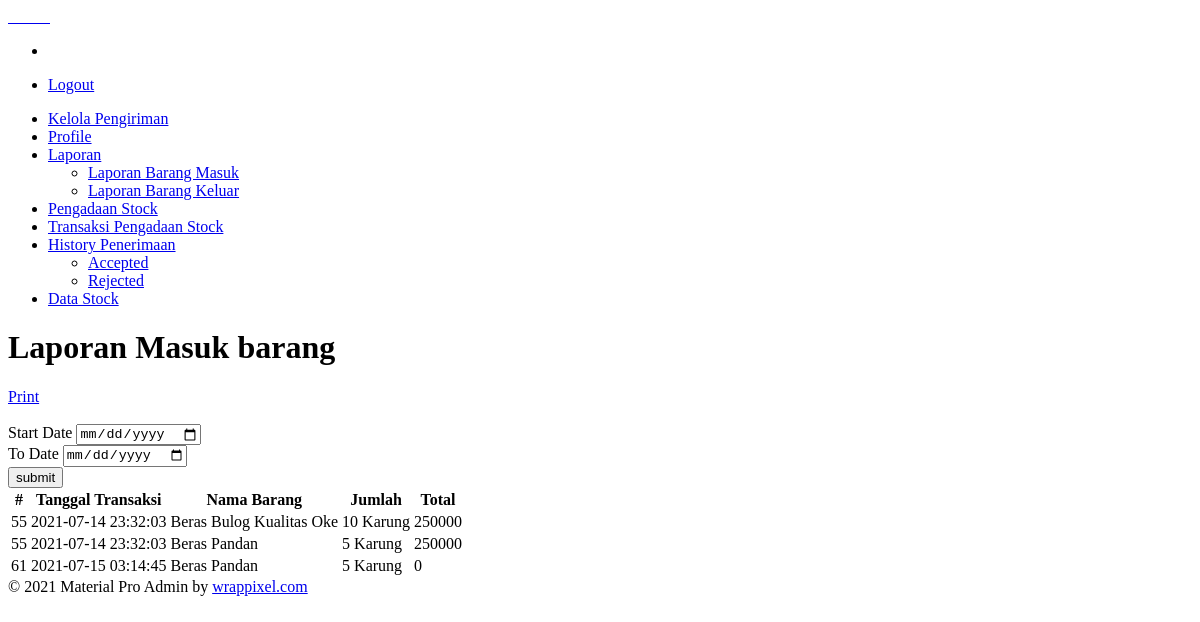
Page /gudang/index.php?page=laporanmasuk (signed in) on the earlier database version.
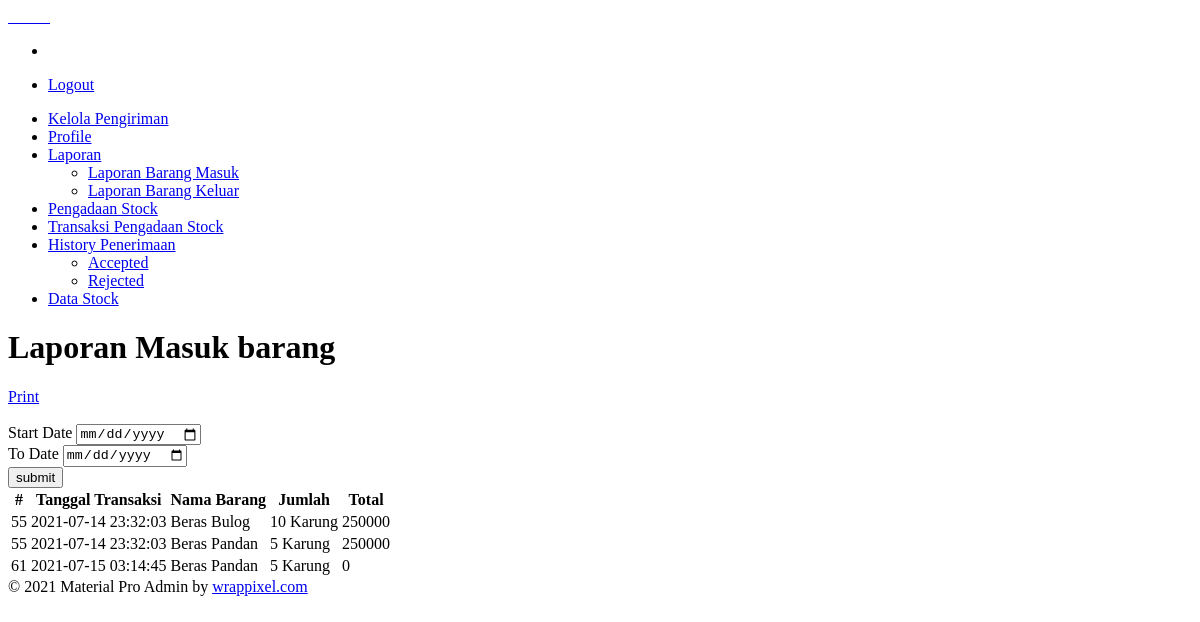
Same page on the later database version.
### tables this page shows
CREATE TABLE `tb_pengadaan_stock_detail` (
  `id` int(11) NOT NULL,
  `id_pengadaan_stock` int(11) NOT NULL,
  `id_item` varchar(40) NOT NULL,
  `harga` double NOT NULL,
  `qty` int(11) NOT NULL,
  `appproved_by` varchar(40) DEFAULT NULL,
  `status` varchar(20) DEFAULT NULL,
  `is_rejected` tinyint(2) DEFAULT NULL,
  `qty_rejected` int(100) DEFAULT NULL
);

CREATE TABLE `tb_barang` (
  `Id_barang` int(11) NOT NULL,
  `Nama_barang` varchar(40) NOT NULL,
  `stock` int(11) DEFAULT NULL,
  `harga_beli` double NOT NULL,
  `harga` double NOT NULL,
  `gambar` varchar(100) DEFAULT NULL
);

CREATE TABLE `tb_pengadaan_stock` (
  `Id` int(11) NOT NULL,
  `tanggal_transaksi` datetime DEFAULT CURRENT_TIMESTAMP,
  `Total` double DEFAULT NULL,
  `is_approve` tinyint(1) DEFAULT NULL,
  `supplier_nohp` varchar(40) NOT NULL,
  `status` int(11) NOT NULL
);

### gudang/laporan/laporanmasuk.php (the view, shortened to what this page needs)
<?php
    $startDate=null;
    $toDate=null;
    if($startDate && $toDate){
        $urlPrint="http://localhost/ricemil/document/index.php?template=laporanmasuk&startDate=$startDate&toDate=$toDate";
    }else{
        $urlPrint="http://localhost/ricemil/document/index.php?template=laporanmasuk&startDate=";
    }
?>
<h1>Laporan Masuk barang</h1>
<a href="<?php echo $urlPrint ?>" target="_blank" class="btn btn-primary" type="button">
    Print
</a>
<br>
<br>
<div id="collapseExample">
  <div class="card card-body">
  <form action="" method='POST'>
    <div class="row">
        <div class="col-md-5">
            <label for="startDate">Start Date</label>
            <input type="date" class='form-control' name='startDate' value="<?= $startDate ?>">
        </div>
        <div class="col-md-5">
            <label for="startDate">To Date</label>
            <input type="date" class='form-control' name='toDate' value="<?= $toDate ?>">
        </div>
        <div class="col-md-2">
            <input type="submit" value="submit" class='form-control btn-info' name='submit' >
        </div>
    </div>
  </form>
  </div>
</div>
<table class="table user-table">
    <thead>
        <tr>
            <th class="border-top-0">#</th>
            <th class="border-top-0">Tanggal Transaksi</th>
            <th class="border-top-0">Nama Barang</th>
            <th class="border-top-0">Jumlah</th>
            <th class="border-top-0">Total</th>
        </tr>
    </thead>
    <tbody>
        <?php
        if($startDate && $toDate){
            $query = "SELECT * FROM tb_pengadaan_stock_detail TPSD
                    LEFT JOIN tb_pengadaan_stock TPS ON TPS.Id=TPSD.id_pengadaan_stock
                    LEFT JOIN tb_barang TB ON TB.Id_barang=TPSD.id_item
                    WHERE DATE(TPS.tanggal_transaksi) BETWEEN '$startDate' AND '$toDate'";
        }else{
            $query = "SELECT * FROM tb_pengadaan_stock_detail TPSD
                        LEFT JOIN tb_pengadaan_stock TPS ON TPS.Id=TPSD.id_pengadaan_stock
                        LEFT JOIN tb_barang TB ON TB.Id_barang=TPSD.id_item";
        }
        $result = mysqli_query($conn, $query);
        while ($row = mysqli_fetch_assoc($result)) {
        ?>
            <tr>
                <td><?php echo $row['Id'] ?></td>
                <td><?php echo $row['tanggal_transaksi'] ?></td>
                <td><?php echo $row['Nama_barang'] ?></td>
                <td><?php echo $row['qty'] ?> Karung</td>
                <td><?php echo $row['Total'] ?></td>
            </tr>
        <?php
        }
        ?>
    </tbody>
</table>

Differences in the rows shown:
changed through a linked row, tb_pengadaan_stock_detail: tb_barang.Nama_barang "Beras Bulog Kualitas Oke" → "Beras Bulog"
